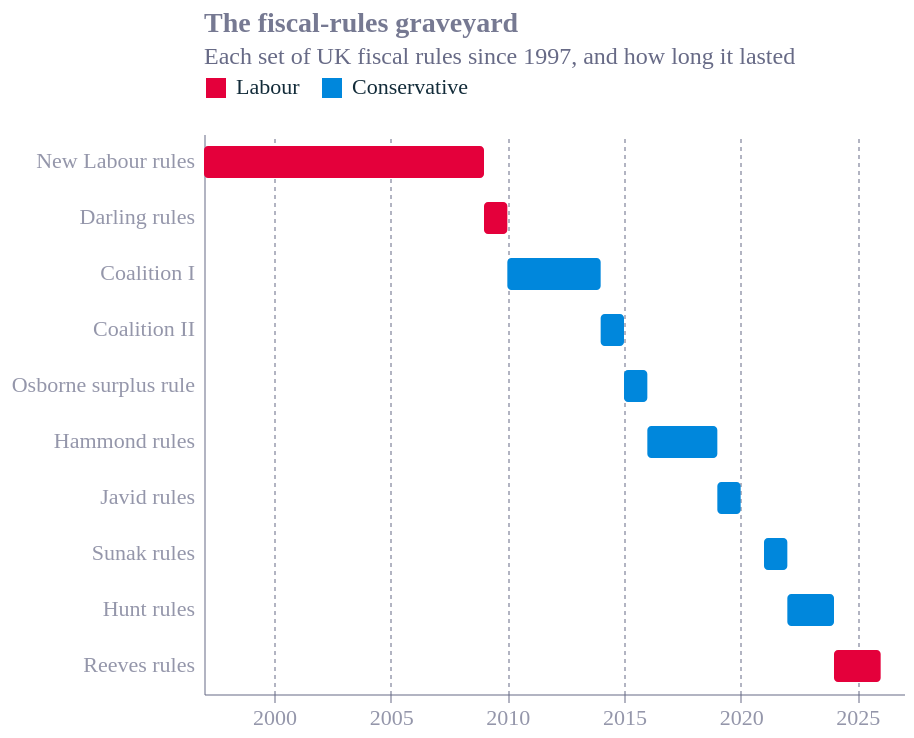

Write the Vega-Lite specification saved for this chart.
### Vega-Lite specification from a JSON file in a GitHub repository (floating-point values rounded to 4 significant figures)
{"config": {"font": "Circular Std", "text": {"color": "#676A86", "align": "left", "baseline": "middle", "dx": 7, "dy": 0, "fontSize": 11}, "view": {"stroke": null, "continuousWidth": 400, "continuousHeight": 300, "discreteWidth": 400, "discreteHeight": 300}, "range": {"category": ["#36B7B4", "#E6224B", "#F4C245", "#0063AF", "#00A767", "#179FDB", "#EB5C2E", "#5C267B", "#122B39"], "diverging": ["#E6224B", "#E54753", "#C9C9C9", "#179FDB", "#122B39"], "heatmap": ["#C9C9C9", "#179FDB", "#0063AF", "#122B39"], "ordinal": ["#00A767", "#36B7B4", "#179FDB", "#0063AF", "#243B5A"]}, "bar": {"color": "#179fdb"}, "line": {"color": "#e6224b"}, "rule": {"color": "#676A86"}, "area": {"opacity": 0.8}, "point": {"filled": true, "size": 80, "color": "#e6224b", "opacity": 0.95}, "geoshape": {"stroke": "white", "strokeWidth": 0.3}, "rect": {"fill": "#d6d4d4", "opacity": 0.3}, "axis": {"labelColor": "#676A86", "labelFontSize": 11, "labelFont": "Circular Std", "labelOpacity": 0.7, "tickColor": "#676A86", "tickOpacity": 0.5, "domainColor": "#676A86", "domainOpacity": 0.5, "gridColor": "#676A86", "gridDash": [2, 2], "gridOpacity": 0.5, "title": null, "titleColor": "#676A86", "titleOpacity": 0.8, "tickSize": 4}, "axisXDiscrete": {"grid": false, "labelAngle": 0, "tickCount": 10, "tickOpacity": 0.5, "title": null}, "axisYDiscrete": {"ticks": false, "labelPadding": 5}, "axisXTemporal": {"grid": false, "ticks": true}, "axisXQuantitative": {"grid": true}, "axisYQuantitative": {"gridColor": "#676A86", "gridDash": [1, 5], "gridOpacity": 0.5, "ticks": false, "labelPadding": 5, "tickCount": 8, "titleAngle": 0, "titleAlign": "left", "titleBaseline": "bottom", "titleX": 0, "titleY": -5}, "title": {"color": "#676A86E6", "subtitleColor": "#676A86", "font": "Circular Std", "subtitleFont": "Circular Std", "anchor": "start", "fontSize": 14, "subtitleFontSize": 12, "subtitlePadding": 4, "offset": 0, "frame": "group"}, "legend": {"titleColor": "#122b39", "title": null, "labelColor": "#122b39", "labelFontSize": 11}}, "data": {"name": "data-e65adfbc712f28c0a0ec0828169c4758"}, "mark": {"type": "bar", "cornerRadius": 2, "height": 16}, "encoding": {"color": {"field": "party", "legend": {"direction": "horizontal", "orient": "top"}, "scale": {"domain": ["Labour", "Conservative"], "range": ["#E4003B", "#0087DC"]}, "type": "nominal"}, "x": {"axis": {"format": "d", "grid": true}, "field": "start", "scale": {"domain": [1997, 2027], "nice": false}, "title": null, "type": "quantitative"}, "x2": {"field": "end"}, "y": {"field": "ruleset", "sort": {"field": "start"}, "title": null, "type": "nominal"}}, "height": 280, "title": {"text": "The fiscal-rules graveyard", "subtitle": "Each set of UK fiscal rules since 1997, and how long it lasted"}, "width": 350, "$schema": "https://vega.github.io/schema/vega-lite/v6.4.1.json", "datasets": {"data-e65adfbc712f28c0a0ec0828169c4758": [{"ruleset": "New Labour rules", "start": 1997, "end": 2009, "party": "Labour"}, {"ruleset": "Darling rules", "start": 2009, "end": 2010, "party": "Labour"}, {"ruleset": "Coalition I", "start": 2010, "end": 2014, "party": "Conservative"}, {"ruleset": "Coalition II", "start": 2014, "end": 2015, "party": "Conservative"}, {"ruleset": "Osborne surplus rule", "start": 2015, "end": 2016, "party": "Conservative"}, {"ruleset": "Hammond rules", "start": 2016, "end": 2019, "party": "Conservative"}, {"ruleset": "Javid rules", "start": 2019, "end": 2020, "party": "Conservative"}, {"ruleset": "Sunak rules", "start": 2021, "end": 2022, "party": "Conservative"}, {"ruleset": "Hunt rules", "start": 2022, "end": 2024, "party": "Conservative"}, {"ruleset": "Reeves rules", "start": 2024, "end": 2026, "party": "Labour"}]}}
